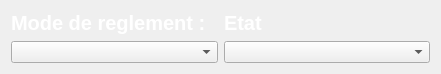
     <widget class="QWidget" name="layoutWidget_6">
      <property name="geometry">
       <rect>
        <x>0</x>
        <y>110</y>
        <width>441</width>
        <height>67</height>
       </rect>
      </property>
      <layout class="QHBoxLayout" name="horizontalLayout_15">
       <item>
        <layout class="QGridLayout" name="gridLayout_3">
         <item row="0" column="0">
          <widget class="QLabel" name="label_11">
           <property name="palette">
            <palette>
             <active>
              <colorrole role="WindowText">
               <brush brushstyle="SolidPattern">
                <color alpha="255">
                 <red>255</red>
                 <green>255</green>
                 <blue>255</blue>
                </color>
               </brush>
              </colorrole>
              <colorrole role="Button">
               <brush brushstyle="SolidPattern">
                <color alpha="0">
                 <red>0</red>
                 <green>0</green>
                 <blue>0</blue>
                </color>
               </brush>
              </colorrole>
              <colorrole role="Text">
               <brush brushstyle="SolidPattern">
                <color alpha="255">
                 <red>255</red>
                 <green>255</green>
                 <blue>255</blue>
                </color>
               </brush>
              </colorrole>
              <colorrole role="Base">
               <brush brushstyle="SolidPattern">
                <color alpha="0">
                 <red>0</red>
                 <green>0</green>
                 <blue>0</blue>
                </color>
               </brush>
              </colorrole>
              <colorrole role="Window">
               <brush brushstyle="SolidPattern">
                <color alpha="0">
                 <red>0</red>
                 <green>0</green>
                 <blue>0</blue>
                </color>
               </brush>
              </colorrole>
              <colorrole role="PlaceholderText">
               <brush brushstyle="SolidPattern">
                <color alpha="128">
                 <red>255</red>
                 <green>255</green>
                 <blue>255</blue>
                </color>
               </brush>
              </colorrole>
             </active>
             <inactive>
              <colorrole role="WindowText">
               <brush brushstyle="SolidPattern">
                <color alpha="255">
                 <red>255</red>
                 <green>255</green>
                 <blue>255</blue>
                </color>
               </brush>
              </colorrole>
              <colorrole role="Button">
               <brush brushstyle="SolidPattern">
                <color alpha="0">
                 <red>0</red>
                 <green>0</green>
                 <blue>0</blue>
                </color>
               </brush>
              </colorrole>
              <colorrole role="Text">
               <brush brushstyle="SolidPattern">
                <color alpha="255">
                 <red>255</red>
                 <green>255</green>
                 <blue>255</blue>
                </color>
               </brush>
              </colorrole>
              <colorrole role="Base">
               <brush brushstyle="SolidPattern">
                <color alpha="0">
                 <red>0</red>
                 <green>0</green>
                 <blue>0</blue>
                </color>
               </brush>
              </colorrole>
              <colorrole role="Window">
               <brush brushstyle="SolidPattern">
                <color alpha="0">
                 <red>0</red>
                 <green>0</green>
                 <blue>0</blue>
                </color>
               </brush>
              </colorrole>
              <colorrole role="PlaceholderText">
               <brush brushstyle="SolidPattern">
                <color alpha="128">
                 <red>255</red>
                 <green>255</green>
                 <blue>255</blue>
                </color>
               </brush>
              </colorrole>
             </inactive>
             <disabled>
              <colorrole role="WindowText">
               <brush brushstyle="SolidPattern">
                <color alpha="255">
                 <red>120</red>
                 <green>120</green>
                 <blue>120</blue>
                </color>
               </brush>
              </colorrole>
              <colorrole role="Button">
               <brush brushstyle="SolidPattern">
                <color alpha="0">
                 <red>0</red>
                 <green>0</green>
                 <blue>0</blue>
                </color>
               </brush>
              </colorrole>
              <colorrole role="Text">
               <brush brushstyle="SolidPattern">
                <color alpha="255">
                 <red>120</red>
                 <green>120</green>
                 <blue>120</blue>
                </color>
               </brush>
              </colorrole>
              <colorrole role="Base">
               <brush brushstyle="SolidPattern">
                <color alpha="0">
                 <red>0</red>
                 <green>0</green>
                 <blue>0</blue>
                </color>
               </brush>
              </colorrole>
              <colorrole role="Window">
               <brush brushstyle="SolidPattern">
                <color alpha="0">
                 <red>0</red>
                 <green>0</green>
                 <blue>0</blue>
                </color>
               </brush>
              </colorrole>
              <colorrole role="PlaceholderText">
               <brush brushstyle="SolidPattern">
                <color alpha="128">
                 <red>0</red>
                 <green>0</green>
                 <blue>0</blue>
                </color>
               </brush>
              </colorrole>
             </disabled>
            </palette>
           </property>
           <property name="font">
            <font>
             <pointsize>15</pointsize>
             <weight>75</weight>
             <bold>true</bold>
            </font>
           </property>
           <property name="text">
            <string>Mode de reglement :</string>
           </property>
          </widget>
         </item>
         <item row="1" column="0">
          <widget class="QComboBox" name="modedereglement_M"/>
         </item>
        </layout>
       </item>
       <item>
        <layout class="QVBoxLayout" name="verticalLayout_19">
         <item>
          <widget class="QLabel" name="label_12">
           <property name="palette">
            <palette>
             <active>
              <colorrole role="WindowText">
               <brush brushstyle="SolidPattern">
                <color alpha="255">
                 <red>255</red>
                 <green>255</green>
                 <blue>255</blue>
                </color>
               </brush>
              </colorrole>
              <colorrole role="Button">
               <brush brushstyle="SolidPattern">
                <color alpha="0">
                 <red>0</red>
                 <green>0</green>
                 <blue>0</blue>
                </color>
               </brush>
              </colorrole>
              <colorrole role="Light">
               <brush brushstyle="SolidPattern">
                <color alpha="0">
                 <red>255</red>
                 <green>255</green>
                 <blue>255</blue>
                </color>
               </brush>
              </colorrole>
              <colorrole role="Midlight">
               <brush brushstyle="SolidPattern">
                <color alpha="0">
                 <red>255</red>
                 <green>255</green>
                 <blue>255</blue>
                </color>
               </brush>
              </colorrole>
              <colorrole role="Dark">
               <brush brushstyle="SolidPattern">
                <color alpha="0">
                 <red>127</red>
                 <green>127</green>
                 <blue>127</blue>
                </color>
               </brush>
              </colorrole>
              <colorrole role="Mid">
               <brush brushstyle="SolidPattern">
                <color alpha="0">
                 <red>170</red>
                 <green>170</green>
                 <blue>170</blue>
                </color>
               </brush>
              </colorrole>
              <colorrole role="Text">
               <brush brushstyle="SolidPattern">
                <color alpha="255">
                 <red>0</red>
                 <green>0</green>
                 <blue>0</blue>
                </color>
               </brush>
              </colorrole>
              <colorrole role="BrightText">
               <brush brushstyle="SolidPattern">
                <color alpha="255">
                 <red>255</red>
                 <green>255</green>
                 <blue>255</blue>
                </color>
               </brush>
              </colorrole>
              <colorrole role="ButtonText">
               <brush brushstyle="SolidPattern">
                <color alpha="255">
                 <red>0</red>
                 <green>0</green>
                 <blue>0</blue>
                </color>
               </brush>
              </colorrole>
              <colorrole role="Base">
               <brush brushstyle="SolidPattern">
                <color alpha="0">
                 <red>0</red>
                 <green>0</green>
                 <blue>0</blue>
                </color>
               </brush>
              </colorrole>
              <colorrole role="Window">
               <brush brushstyle="SolidPattern">
                <color alpha="0">
                 <red>0</red>
                 <green>0</green>
                 <blue>0</blue>
                </color>
               </brush>
              </colorrole>
              <colorrole role="Shadow">
               <brush brushstyle="SolidPattern">
                <color alpha="255">
                 <red>0</red>
                 <green>0</green>
                 <blue>0</blue>
                </color>
               </brush>
              </colorrole>
              <colorrole role="AlternateBase">
               <brush brushstyle="SolidPattern">
                <color alpha="127">
                 <red>255</red>
                 <green>255</green>
                 <blue>255</blue>
                </color>
               </brush>
              </colorrole>
              <colorrole role="ToolTipBase">
               <brush brushstyle="SolidPattern">
                <color alpha="255">
                 <red>255</red>
                 <green>255</green>
                 <blue>220</blue>
                </color>
               </brush>
              </colorrole>
              <colorrole role="ToolTipText">
               <brush brushstyle="SolidPattern">
                <color alpha="255">
                 <red>0</red>
                 <green>0</green>
                 <blue>0</blue>
                </color>
               </brush>
              </colorrole>
              <colorrole role="PlaceholderText">
               <brush brushstyle="SolidPattern">
                <color alpha="128">
                 <red>0</red>
                 <green>0</green>
                 <blue>0</blue>
                </color>
               </brush>
              </colorrole>
             </active>
             <inactive>
              <colorrole role="WindowText">
               <brush brushstyle="SolidPattern">
                <color alpha="255">
                 <red>255</red>
                 <green>255</green>
                 <blue>255</blue>
                </color>
               </brush>
              </colorrole>
              <colorrole role="Button">
               <brush brushstyle="SolidPattern">
                <color alpha="0">
                 <red>0</red>
                 <green>0</green>
                 <blue>0</blue>
                </color>
               </brush>
              </colorrole>
              <colorrole role="Light">
               <brush brushstyle="SolidPattern">
                <color alpha="0">
                 <red>255</red>
                 <green>255</green>
                 <blue>255</blue>
                </color>
               </brush>
              </colorrole>
              <colorrole role="Midlight">
               <brush brushstyle="SolidPattern">
                <color alpha="0">
                 <red>255</red>
                 <green>255</green>
                 <blue>255</blue>
                </color>
               </brush>
              </colorrole>
              <colorrole role="Dark">
               <brush brushstyle="SolidPattern">
                <color alpha="0">
                 <red>127</red>
                 <green>127</green>
                 <blue>127</blue>
                </color>
               </brush>
              </colorrole>
              <colorrole role="Mid">
               <brush brushstyle="SolidPattern">
                <color alpha="0">
                 <red>170</red>
                 <green>170</green>
                 <blue>170</blue>
                </color>
               </brush>
              </colorrole>
              <colorrole role="Text">
               <brush brushstyle="SolidPattern">
                <color alpha="255">
                 <red>0</red>
                 <green>0</green>
                 <blue>0</blue>
                </color>
               </brush>
              </colorrole>
              <colorrole role="BrightText">
               <brush brushstyle="SolidPattern">
                <color alpha="255">
                 <red>255</red>
                 <green>255</green>
                 <blue>255</blue>
                </color>
               </brush>
              </colorrole>
              <colorrole role="ButtonText">
               <brush brushstyle="SolidPattern">
                <color alpha="255">
                 <red>0</red>
                 <green>0</green>
                 <blue>0</blue>
                </color>
               </brush>
              </colorrole>
              <colorrole role="Base">
               <brush brushstyle="SolidPattern">
                <color alpha="0">
                 <red>0</red>
                 <green>0</green>
                 <blue>0</blue>
                </color>
               </brush>
              </colorrole>
              <colorrole role="Window">
               <brush brushstyle="SolidPattern">
                <color alpha="0">
                 <red>0</red>
                 <green>0</green>
                 <blue>0</blue>
                </color>
               </brush>
              </colorrole>
              <colorrole role="Shadow">
               <brush brushstyle="SolidPattern">
                <color alpha="255">
                 <red>0</red>
                 <green>0</green>
                 <blue>0</blue>
                </color>
               </brush>
              </colorrole>
              <colorrole role="AlternateBase">
               <brush brushstyle="SolidPattern">
                <color alpha="127">
                 <red>255</red>
                 <green>255</green>
                 <blue>255</blue>
                </color>
               </brush>
              </colorrole>
              <colorrole role="ToolTipBase">
               <brush brushstyle="SolidPattern">
                <color alpha="255">
                 <red>255</red>
                 <green>255</green>
                 <blue>220</blue>
                </color>
               </brush>
              </colorrole>
              <colorrole role="ToolTipText">
               <brush brushstyle="SolidPattern">
                <color alpha="255">
                 <red>0</red>
                 <green>0</green>
                 <blue>0</blue>
                </color>
               </brush>
              </colorrole>
              <colorrole role="PlaceholderText">
               <brush brushstyle="SolidPattern">
                <color alpha="128">
                 <red>0</red>
                 <green>0</green>
                 <blue>0</blue>
                </color>
               </brush>
              </colorrole>
             </inactive>
             <disabled>
              <colorrole role="WindowText">
               <brush brushstyle="SolidPattern">
                <color alpha="0">
                 <red>127</red>
                 <green>127</green>
                 <blue>127</blue>
                </color>
               </brush>
              </colorrole>
              <colorrole role="Button">
               <brush brushstyle="SolidPattern">
                <color alpha="0">
                 <red>0</red>
                 <green>0</green>
                 <blue>0</blue>
                </color>
               </brush>
              </colorrole>
              <colorrole role="Light">
               <brush brushstyle="SolidPattern">
                <color alpha="0">
                 <red>255</red>
                 <green>255</green>
                 <blue>255</blue>
                </color>
               </brush>
              </colorrole>
              <colorrole role="Midlight">
               <brush brushstyle="SolidPattern">
                <color alpha="0">
                 <red>255</red>
                 <green>255</green>
                 <blue>255</blue>
                </color>
               </brush>
              </colorrole>
              <colorrole role="Dark">
               <brush brushstyle="SolidPattern">
                <color alpha="0">
                 <red>127</red>
                 <green>127</green>
                 <blue>127</blue>
                </color>
               </brush>
              </colorrole>
              <colorrole role="Mid">
               <brush brushstyle="SolidPattern">
                <color alpha="0">
                 <red>170</red>
                 <green>170</green>
                 <blue>170</blue>
                </color>
               </brush>
              </colorrole>
              <colorrole role="Text">
               <brush brushstyle="SolidPattern">
                <color alpha="0">
                 <red>127</red>
                 <green>127</green>
                 <blue>127</blue>
                </color>
               </brush>
              </colorrole>
              <colorrole role="BrightText">
               <brush brushstyle="SolidPattern">
                <color alpha="255">
                 <red>255</red>
                 <green>255</green>
                 <blue>255</blue>
                </color>
               </brush>
              </colorrole>
              <colorrole role="ButtonText">
               <brush brushstyle="SolidPattern">
                <color alpha="0">
                 <red>127</red>
                 <green>127</green>
                 <blue>127</blue>
                </color>
               </brush>
              </colorrole>
              <colorrole role="Base">
               <brush brushstyle="SolidPattern">
                <color alpha="0">
                 <red>0</red>
                 <green>0</green>
                 <blue>0</blue>
                </color>
               </brush>
              </colorrole>
              <colorrole role="Window">
               <brush brushstyle="SolidPattern">
                <color alpha="0">
                 <red>0</red>
                 <green>0</green>
                 <blue>0</blue>
                </color>
               </brush>
              </colorrole>
              <colorrole role="Shadow">
               <brush brushstyle="SolidPattern">
                <color alpha="255">
                 <red>0</red>
                 <green>0</green>
                 <blue>0</blue>
                </color>
               </brush>
              </colorrole>
              <colorrole role="AlternateBase">
               <brush brushstyle="SolidPattern">
                <color alpha="0">
                 <red>255</red>
                 <green>255</green>
                 <blue>255</blue>
                </color>
               </brush>
              </colorrole>
              <colorrole role="ToolTipBase">
               <brush brushstyle="SolidPattern">
                <color alpha="255">
                 <red>255</red>
                 <green>255</green>
                 <blue>220</blue>
                </color>
               </brush>
              </colorrole>
              <colorrole role="ToolTipText">
               <brush brushstyle="SolidPattern">
                <color alpha="255">
                 <red>0</red>
                 <green>0</green>
                 <blue>0</blue>
                </color>
               </brush>
              </colorrole>
              <colorrole role="PlaceholderText">
               <brush brushstyle="SolidPattern">
                <color alpha="128">
                 <red>0</red>
                 <green>0</green>
                 <blue>0</blue>
                </color>
               </brush>
              </colorrole>
             </disabled>
            </palette>
           </property>
           <property name="font">
            <font>
             <family>MS Shell Dlg 2</family>
             <pointsize>15</pointsize>
             <weight>75</weight>
             <bold>true</bold>
             <stylestrategy>PreferDefault</stylestrategy>
            </font>
           </property>
           <property name="autoFillBackground">
            <bool>false</bool>
           </property>
           <property name="text">
            <string>Etat</string>
           </property>
          </widget>
         </item>
         <item>
          <widget class="QComboBox" name="Etat_M"/>
         </item>
        </layout>
       </item>
      </layout>
     </widget>
